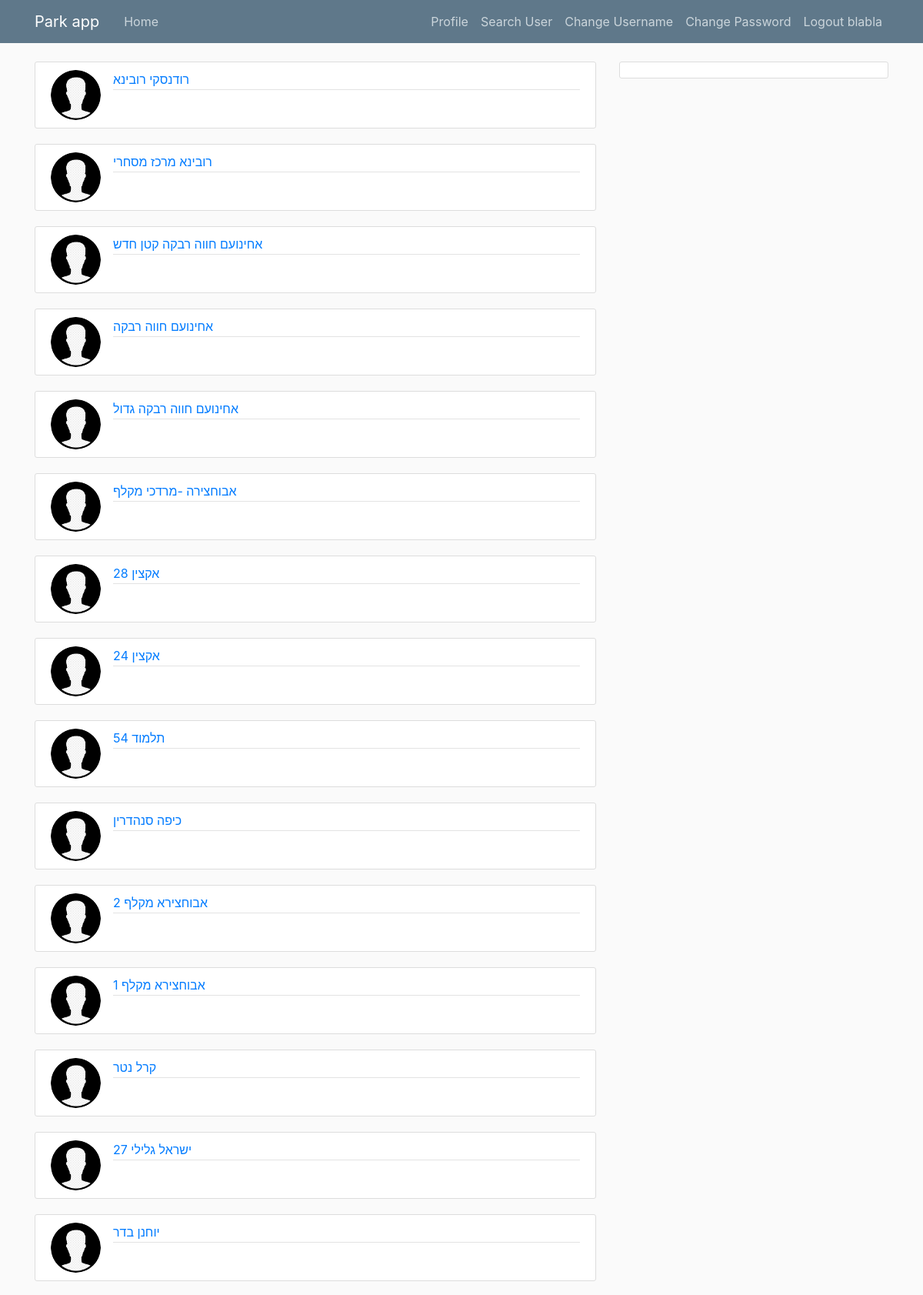
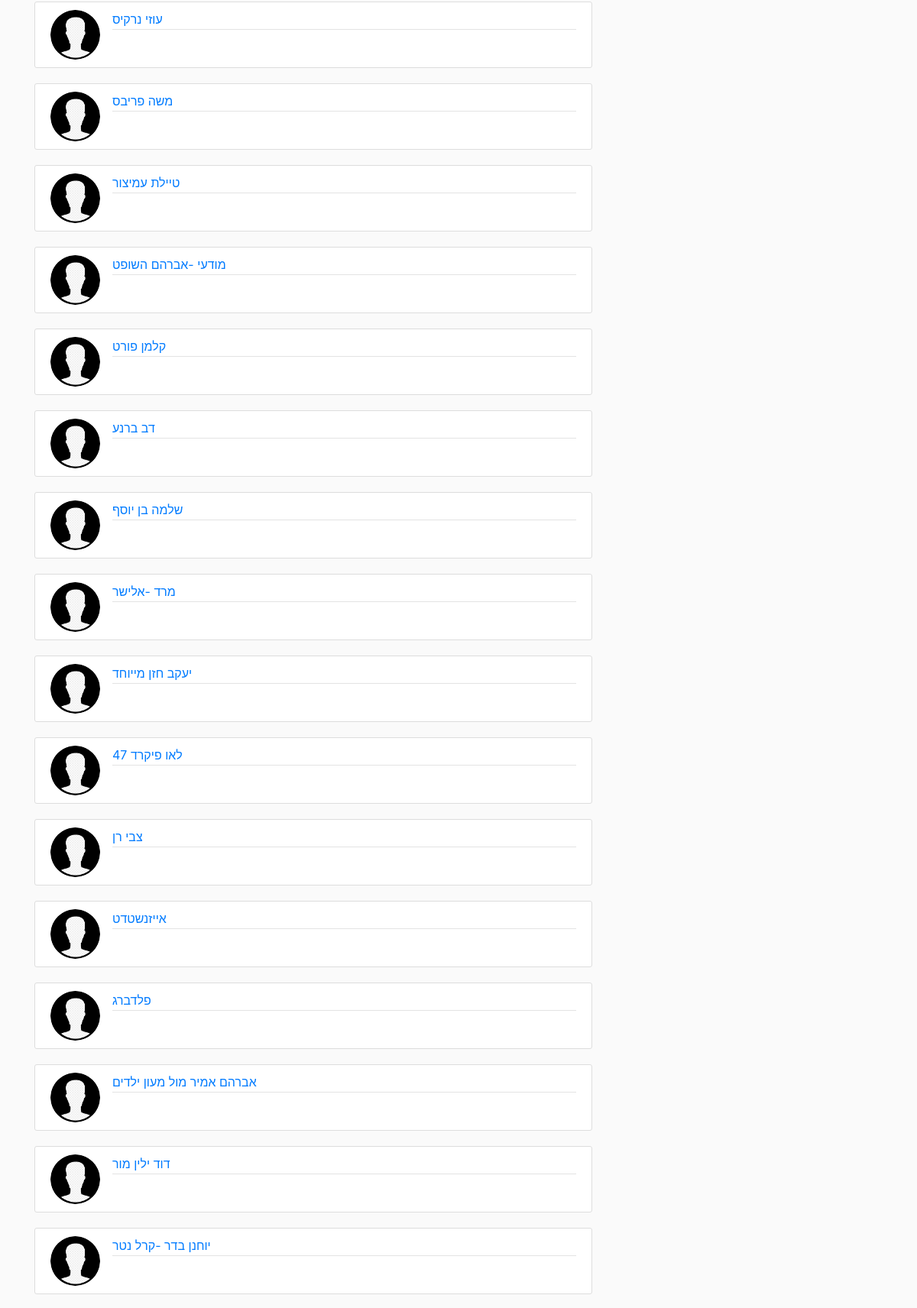
/ (signed in, upper part), run on the app's committed database (2 pictures, top to bottom).
### Parkapp/models.py (models this page shows)
class B7data(models.Model):
    Name = models.CharField(max_length=40, blank=True, null=True)
    surface = models.CharField(max_length=40, blank=True, null=True)
    shadowing = models.CharField(max_length=10, blank=True, null=True)
    combined1 = models.IntegerField(default=0)
    combined2 = models.IntegerField(default=0)
    combined3 = models.IntegerField(default=0)
    SpecialCom = models.IntegerField(default=0)
    Swing = models.IntegerField(default=0)
    slid = models.IntegerField(default=0)
    carrousel = models.IntegerField(default=0)
    spring = models.IntegerField(default=0)
    omega = models.IntegerField(default=0)
    roserose = models.IntegerField(default=0)
    other = models.CharField(max_length=40, blank=True, null=True)
    lat = models.FloatField(default=0.00)
    lon = models.FloatField(default=0.00)

class Parkimg(models.Model):
    park = models.OneToOneField('B7data', on_delete=models.CASCADE)
    image = models.ImageField(default='default.jpg', upload_to='park_pics')

### Parkapp/views.py (the view)
# urls.py: path('', views.home, name='home-url'),
def home(request):
    Center=Location(31.267509,34.789512)
    South = Location(31.225185, 34.789512)
    North = Location(31.309833, 34.789512)
    CenterWest = Location(31.267509, 34.842315)
    CenterEast = Location(31.267509,34.738301)
    SouthWest = Location(31.225185,34.842315)
    SouthEast = Location(31.225185,34.738301)
    NorthWest = Location(31.309833,34.842315)
    NorthEast = Location(31.309833,34.738301)
    NE = list()
    NW= list()
    SE = list()
    SW = list()
    for i in (B7data.objects.all()):
        if ((i.lon <= North.lon ) and (i.lon>= NorthEast.lon)) and ((i.lat <=North.lat) and (i.lat>=Center.lat)):
            NE.append(i)
        elif ((i.lon <= NorthWest.lon ) and (i.lon>= North.lon)) and ((i.lat <=North.lat) and (i.lat>=Center.lat)):
            NW.append(i)
        elif ((i.lon <= South.lon ) and (i.lon>= SouthEast.lon)) and ((i.lat <=Center.lat) and (i.lat>=South.lat)):
            SE.append(i)
        elif ((i.lon <= SouthWest.lon ) and (i.lon>= South.lon)) and ((i.lat <=Center.lat) and (i.lat>=South.lat)):
            SW.append(i)
    context={
        'parks': NE+NW+SE+SW ,
        'parks-img': Parkimg.objects.all()
    }
    return render(request,'Parkapp/home.html',context)

### Parkapp/templates/Parkapp/home.html (shortened to what this page needs)
{% extends "Parkapp/base.html" %}
{% block content %}
        {% for i in parks %}
        <article class="media content-section">
          <img class="rounded-circle article-img" src="{{ i.parkimg.image.url }}">
          <div class="media-body">
            <div class="article-metadata">
              <a class="mr-2" href="#">{{ i.Name }}</a>
            </div>
          </div>
        </article>
        {% endfor %}
{% endblock %}

### Parkapp/templates/Parkapp/base.html (shortened to what this page needs)
{% load static %}
<!DOCTYPE html>
<html>
<head>
    <link rel="stylesheet" href="https://stackpath.bootstrapcdn.com/bootstrap/4.4.1/css/bootstrap.min.css">
    <link rel="stylesheet" type="text/css" href="{% static 'Parkapp/main.css' %}">
</head>
<body>
    <header class="site-header">
      <nav class="navbar navbar-expand-md navbar-dark bg-steel fixed-top">
        <div class="container">
          <a class="navbar-brand mr-4" href="/">Park app</a>
          <div class="collapse navbar-collapse" id="navbarToggle">
            <div class="navbar-nav mr-auto">
              <a class="nav-item nav-link" href="{% url 'home-url' %}">Home</a>
            </div>
            <div class="navbar-nav">
                {% if user.is_superuser %}
                <a class="nav-item nav-link" href="{%url 'admin:index' %}">Management</a>
                <a class="nav-item nav-link" href="{% url 'search' %}">Search User</a>
                <a class="nav-item nav-link" href="{% url 'profile' %}">Profile</a>
                <a class="nav-item nav-link" href="{% url 'sendmail' %}">Send Mail</a>
                <a class="nav-item nav-link" href="{% url 'assignChild' %}">Assign childs</a>
                <a class="nav-item nav-link" href="{% url 'logout' %}">Logout {{ user.get_username }}</a>
                {% elif user.is_authenticated %}
                    <a class="nav-item nav-link" href="{% url 'profile' %}">Profile</a>
                    <a class="nav-item nav-link" href="{% url 'search' %}">Search User</a>
                    <a class="nav-item nav-link" href="{% url 'username_change' %}">Change Username</a>
                    <a class="nav-item nav-link" href="{% url 'password_change' %}">Change Password</a>
                    <a class="nav-item nav-link" href="{% url 'logout' %}">Logout {{ user.get_username }}</a>
                {% else %}
                    <a class="nav-item nav-link" href="{% url 'login-url' %}">Login</a>
                    <a class="nav-item nav-link" href="{% url 'register' %}">Register</a>
                {% endif %}
            </div>
          </div>
        </div>
      </nav>
    </header>
    <main role="main" class="container">
      <div class="row">
        <div class="col-md-8">
          {% block content %}{% endblock %}
        </div>
        <div class="col-md-4">
          <div class="content-section">
          </div>
        </div>
      </div>
    </main>
</body>
</html>

### Parkapp/static/Parkapp/main.css (style rules this page uses)
body { background: #fafafa; color: #333333; margin-top: 5rem; }
.bg-steel { background-color: #5f788a; }
.site-header .navbar-nav .nav-link { color: #cbd5db; }
.content-section { background: #ffffff; padding: 10px 20px; border: 1px solid #dddddd; border-radius: 3px; margin-bottom: 20px; }
.article-img { height: 65px; width: 65px; margin-right: 16px; }
.article-metadata { padding-bottom: 1px; margin-bottom: 4px; border-bottom: 1px solid #e3e3e3 }

### data on the page
B7data: parkimg.image (placeholder picture), Name "רודנסקי רובינא"
B7data: parkimg.image (placeholder picture), Name "רובינא מרכז מסחרי"
B7data: parkimg.image (placeholder picture), Name "אחינועם חווה רבקה קטן חדש"
B7data: parkimg.image (placeholder picture), Name "אחינועם חווה רבקה"
B7data: parkimg.image (placeholder picture), Name "אחינועם חווה רבקה גדול"
B7data: parkimg.image (placeholder picture), Name "אבוחצירה -מרדכי מקלף"
B7data: parkimg.image (placeholder picture), Name "אקצין 28"
B7data: parkimg.image (placeholder picture), Name "אקצין 24"
B7data: parkimg.image (placeholder picture), Name "תלמוד 54"
B7data: parkimg.image (placeholder picture), Name "כיפה סנהדרין"
B7data: parkimg.image (placeholder picture), Name "אבוחצירא מקלף 2"
B7data: parkimg.image (placeholder picture), Name "אבוחצירא מקלף 1"
B7data: parkimg.image (placeholder picture), Name "קרל נטר"
B7data: parkimg.image (placeholder picture), Name "ישראל גלילי 27"
B7data: parkimg.image (placeholder picture), Name "יוחנן בדר"
B7data: parkimg.image (placeholder picture), Name "עוזי נרקיס"
B7data: parkimg.image (placeholder picture), Name "משה פריבס"
B7data: parkimg.image (placeholder picture), Name "טיילת עמיצור"
B7data: parkimg.image (placeholder picture), Name "מודעי -אברהם השופט"
B7data: parkimg.image (placeholder picture), Name "קלמן פורט"
B7data: parkimg.image (placeholder picture), Name "דב ברנע"
B7data: parkimg.image (placeholder picture), Name "שלמה בן יוסף"
B7data: parkimg.image (placeholder picture), Name "מרד -אלישר"
B7data: parkimg.image (placeholder picture), Name "יעקב חזן מייוחד"
B7data: parkimg.image (placeholder picture), Name "לאו פיקרד 47"
B7data: parkimg.image (placeholder picture), Name "צבי רן"
B7data: parkimg.image (placeholder picture), Name "אייזנשטדט"
B7data: parkimg.image (placeholder picture), Name "פלדברג"
B7data: parkimg.image (placeholder picture), Name "אברהם אמיר מול מעון ילדים"
B7data: parkimg.image (placeholder picture), Name "דוד ילין מור"
B7data: parkimg.image (placeholder picture), Name "יוחנן בדר -קרל נטר"

### other printed values
{{ user.get_username }} "blabla"
